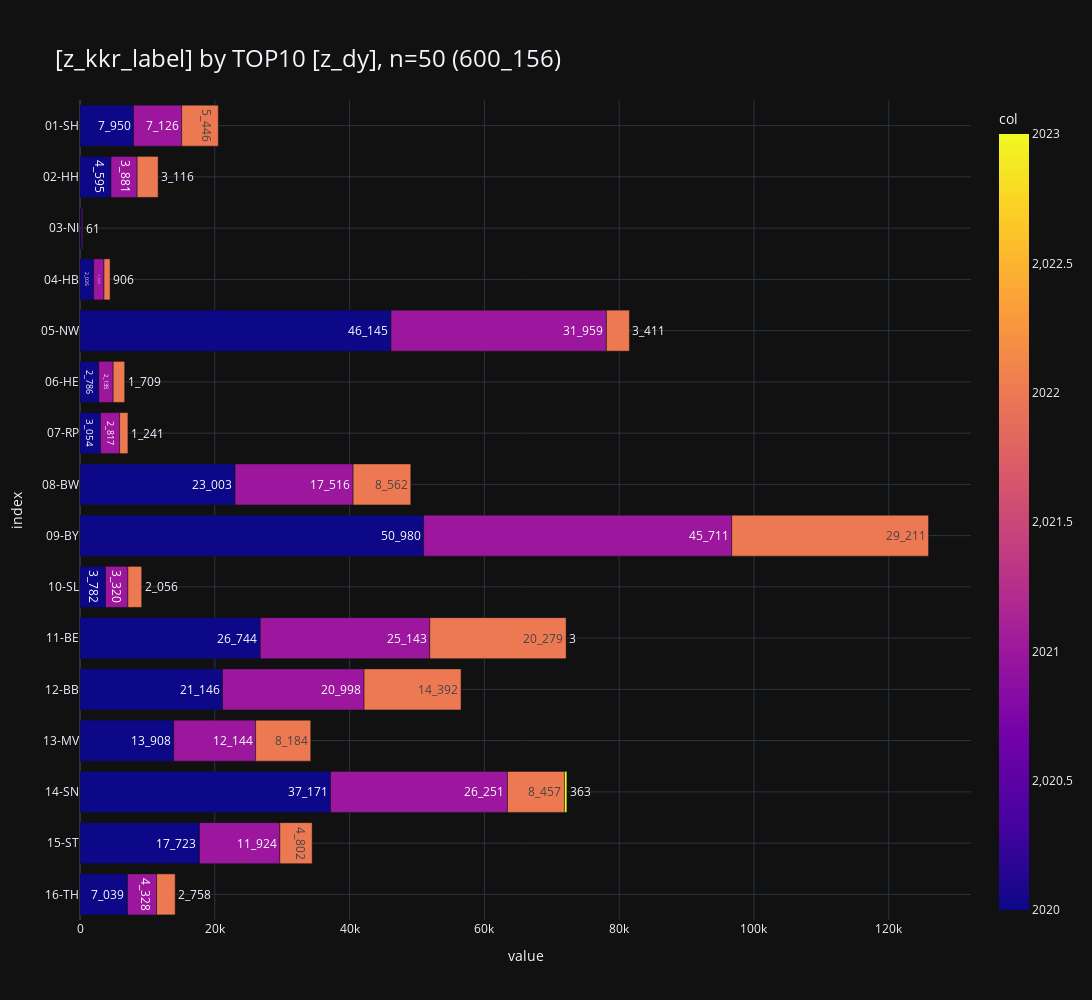

The code cell stored with this chart in its notebook:
### Code cell
_df = df_facets[
    [
        "z_kkr_label",
        "z_dy",
        "cnt",
    ]
]#.astype({"z_dy": str})

_ = pls.plot_stacked_bars(
    _df,
    # swap=True,
    orientation="h",
    # show_total=True,
    # normalize=True,
    # relative=True,
    height=1000,
    top_n_color=10,
    # sort_values_index=True,
    # sort_values_color=True,
    # top_n_index=5,
    # precision=2,
    # show_other=True,
    # top_n_index=2,
    # renderer="png",
)
_

### Figure 1 — Plotly figure (JSON) as saved in the notebook; plotly's stock layout.template omitted (floating-point values rounded to 4 significant figures)
{"data": [{"hovertemplate": "value=%{x}<br>index=%{y}<br>cnt_str=%{text}<br>col=%{marker.color}<extra></extra>", "legendgroup": "", "marker": {"color": [2020, 2021, 2022, 2020, 2021, 2022, 2020, 2021, 2022, 2020, 2021, 2022, 2020, 2021, 2022, 2020, 2021, 2022, 2020, 2021, 2022, 2020, 2021, 2022, 2020, 2021, 2022, 2020, 2021, 2022, 2020, 2021, 2022, 2023, 2020, 2021, 2022, 2020, 2021, 2022, 2020, 2021, 2022, 2023, 2020, 2021, 2022, 2020, 2021, 2022], "coloraxis": "coloraxis", "pattern": {"shape": ""}}, "name": "", "orientation": "h", "showlegend": false, "text": ["7_950", "7_126", "5_446", "4_595", "3_881", "3_116", "211", "149", "61", "2_035", "1_525", "906", "46_145", "31_959", "3_411", "2_786", "2_135", "1_709", "3_054", "2_817", "1_241", "23_003", "17_516", "8_562", "50_980", "45_711", "29_211", "3_782", "3_320", "2_056", "26_744", "25_143", "20_279", "3", "21_146", "20_998", "14_392", "13_908", "12_144", "8_184", "37_171", "26_251", "8_457", "363", "17_723", "11_924", "4_802", "7_039", "4_328", "2_758"], "textposition": "auto", "type": "bar", "x": [7950, 7126, 5446, 4595, 3881, 3116, 211, 149, 61, 2035, 1525, 906, 46145, 31959, 3411, 2786, 2135, 1709, 3054, 2817, 1241, 23003, 17516, 8562, 50980, 45711, 29211, 3782, 3320, 2056, 26744, 25143, 20279, 3, 21146, 20998, 14392, 13908, 12144, 8184, 37171, 26251, 8457, 363, 17723, 11924, 4802, 7039, 4328, 2758], "xaxis": "x", "y": ["01-SH", "01-SH", "01-SH", "02-HH", "02-HH", "02-HH", "03-NI", "03-NI", "03-NI", "04-HB", "04-HB", "04-HB", "05-NW", "05-NW", "05-NW", "06-HE", "06-HE", "06-HE", "07-RP", "07-RP", "07-RP", "08-BW", "08-BW", "08-BW", "09-BY", "09-BY", "09-BY", "10-SL", "10-SL", "10-SL", "11-BE", "11-BE", "11-BE", "11-BE", "12-BB", "12-BB", "12-BB", "13-MV", "13-MV", "13-MV", "14-SN", "14-SN", "14-SN", "14-SN", "15-ST", "15-ST", "15-ST", "16-TH", "16-TH", "16-TH"], "yaxis": "y"}], "layout": {"barmode": "relative", "coloraxis": {"colorbar": {"title": {"text": "col"}}, "colorscale": [[0, "#0d0887"], [0.1111, "#46039f"], [0.2222, "#7201a8"], [0.3333, "#9c179e"], [0.4444, "#bd3786"], [0.5556, "#d8576b"], [0.6667, "#ed7953"], [0.7778, "#fb9f3a"], [0.8889, "#fdca26"], [1, "#f0f921"]]}, "height": 1000, "legend": {"title": {"text": "z_dy"}, "tracegroupgap": 0, "traceorder": "normal"}, "title": {"font": {"size": 24}, "text": "[z_kkr_label] by TOP10 [z_dy], n=50 (600_156)", "xanchor": "left", "y": 0.95, "yanchor": "top"}, "width": 1600, "xaxis": {"anchor": "y", "domain": [0, 1], "gridwidth": 1, "range": [0, 132200.0], "showgrid": true, "title": {"text": "value"}}, "yaxis": {"anchor": "x", "categoryarray": ["16-TH", "15-ST", "14-SN", "13-MV", "12-BB", "11-BE", "10-SL", "09-BY", "08-BW", "07-RP", "06-HE", "05-NW", "04-HB", "03-NI", "02-HH", "01-SH"], "categoryorder": "array", "domain": [0, 1], "gridwidth": 1, "showgrid": true, "title": {"text": "index"}}}}
